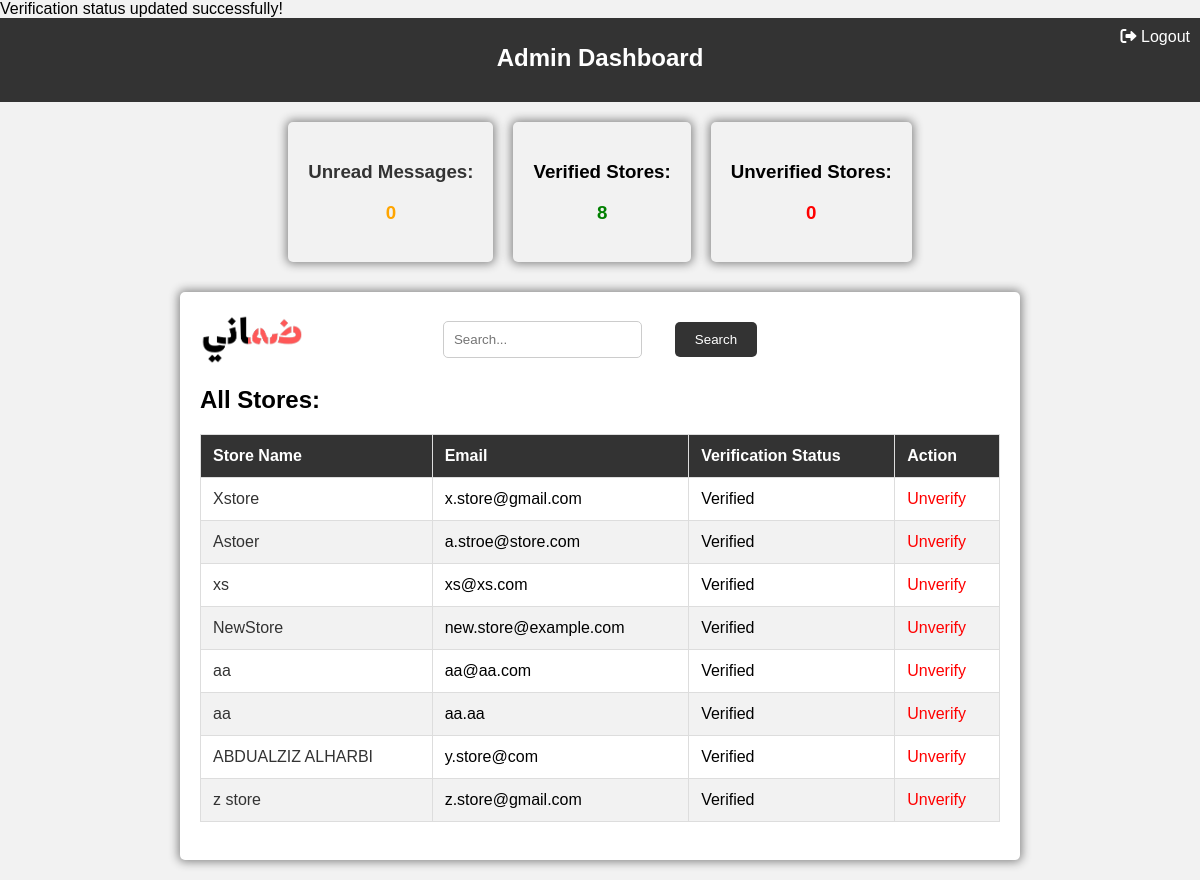
Page /admin_dashboard.php?store_id=5&action=unverify (signed in) on the committed database.
### tables this page shows
CREATE TABLE `stores` (
  `store_id` int(6) UNSIGNED NOT NULL,
  `name` varchar(30) NOT NULL,
  `email` varchar(50) NOT NULL,
  `password` varchar(255) NOT NULL,
  `verified` tinyint(1) NOT NULL DEFAULT 0
);

### admin_dashboard.php (the view, shortened to what this page needs)
<?php
$db = mysqli_connect('localhost', 'root', '', 'd-project');
$searchQuery = '';
$result = mysqli_query($db, "SELECT store_id, name, email, verified FROM stores" . $searchQuery);
$unreadCountResult = mysqli_query($db, "SELECT COUNT(*) AS unread_count FROM messages WHERE status = 0");
$unreadCountRow = mysqli_fetch_assoc($unreadCountResult);
$unreadCount = $unreadCountRow['unread_count'];
$verifiedStoresResult = mysqli_query($db, "SELECT COUNT(*) AS verified_count FROM stores WHERE verified = 1");
$verifiedStoresRow = mysqli_fetch_assoc($verifiedStoresResult);
$verifiedCount = $verifiedStoresRow['verified_count'];
$unverifiedStoresResult = mysqli_query($db, "SELECT COUNT(*) AS unverified_count FROM stores WHERE verified = 0");
$unverifiedStoresRow = mysqli_fetch_assoc($unverifiedStoresResult);
$unverifiedCount = $unverifiedStoresRow['unverified_count'];
?>
<!DOCTYPE html>
<html lang="en">
<head>
    <link rel="stylesheet" href="https://cdnjs.cloudflare.com/ajax/libs/font-awesome/6.0.0-beta3/css/all.min.css">
    <link rel="stylesheet" href="css/admin_dashboard.css">
</head>
<body>
    <header>
        <a href="admin_logout.php" class="logout-link">
            <i class="fas fa-sign-out-alt"></i> Logout
        </a>
        <h1>Admin Dashboard</h1>
    </header>
    <div class="d-container">
    <div class="container square">
        <a href="messages.php" >
        <h3>Unread Messages: </h3>
        <h3 style="color: orange;"><?php echo $unreadCount; ?></h3>
        </a>
    </div>
    <div class="container square">
        <h3>Verified Stores:</h3>
        <h3 style="color: green;"><?php echo $verifiedCount; ?></h3>
    </div>
    <div class="container square">
        <h3>Unverified Stores:</h3>
        <h3 style="color: red;"> <?php echo $unverifiedCount; ?></h3>
    </div>
</div>
    <div class="container">
        <form action="admin_dashboard.php" method="get">
        <img src="img/logo.png"class="custom-logo">
        <br><br><br>
            <input type="text" name="search" placeholder="Search..." value="<?php echo (isset($_GET['search']) ? $_GET['search'] : ''); ?>">
            <button type="submit">Search</button><br><br><br>
        </form>
        <h2>All Stores:</h2>
        <table>
            <thead>
                <tr>
                    <th>Store Name</th>
                    <th>Email</th>
                    <th>Verification Status</th>
                    <th>Action</th>
                </tr>
            </thead>
            <tbody>
                <?php while ($row = mysqli_fetch_assoc($result)) { ?>
                    <tr>
                        <td><a href='store_warranties.php?store_id=<?php echo $row['store_id']; ?>'><?php echo $row['name']; ?></a></td>
                        <td><?php echo $row['email']; ?></td>
                        <td><?php echo ($row['verified'] ? "Verified" : "Not Verified"); ?></td>
                        <td>
                            <?php
                            if ($row['verified']) {
                                echo "<a href='admin_dashboard.php?store_id=" . $row['store_id'] . "&action=unverify' style='color: red;'>Unverify</a>";
                            } else {
                                echo "<a href='admin_dashboard.php?store_id=" . $row['store_id'] . "&action=verify' style='color: green;'>Verify</a>";
                            }
                            ?>
                        </td>
                    </tr>
                <?php } ?>
            </tbody>
        </table>
        <br>
    </div>
</body>
</html>

### css/admin_dashboard.css (style rules this page uses)
body { font-family: Arial, sans-serif; margin: 0; padding: 0; background-color: #f2f2f2; }
header { background-color: #333; color: white; text-align: center; padding: 10px; position: relative; }
a.logout-link { position: absolute; top: 10px; right: 10px; text-decoration: none; color: white; }
.container { max-width: 800px; margin: 20px auto; background-color: white; padding: 20px; border-radius: 5px; box-shadow: 0px 0px 10px 2px #888888; }
h1 { font-size: 24px; font-weight: bold; margin-bottom: 20px; }
table { width: 100%; border-collapse: collapse; margin-top: 20px; }
table, th, td { border: 1px solid #ddd; }
th, td { padding: 12px; text-align: left; }
th { background-color: #333; color: white; }
tr:nth-child(even) { background-color: #f2f2f2; }
form { display: flex; justify-content: space-between; align-items: center; margin-bottom: 20px; }
input[type="text"] { padding: 10px; border: 1px solid #ccc; border-radius: 5px; margin-right: 10px; }
button { background-color: #333; color: white; border: none; border-radius: 5px; padding: 10px 20px; cursor: pointer; margin-left: -220px; }
a { text-decoration: none; color: #333; }

### admin_dashboard.php (style rules this page uses)
body { font-family: Arial, sans-serif; margin: 0; padding: 0; background-color: #f2f2f2; }
header { background-color: #333; color: white; text-align: center; padding: 10px; position: relative; }
a.logout-link { position: absolute; top: 10px; right: 10px; text-decoration: none; color: white; }
.container { max-width: 800px; margin: 20px auto; background-color: white; padding: 20px; border-radius: 5px; box-shadow: 0px 0px 10px 2px #888888; }
h1 { font-size: 24px; font-weight: bold; margin-bottom: 20px; }
table { width: 100%; border-collapse: collapse; margin-top: 20px; }
table, th, td { border: 1px solid #ddd; }
th, td { padding: 12px; text-align: left; }
th { background-color: #333; color: white; }
tr:nth-child(even) { background-color: #f2f2f2; }
form { display: flex; justify-content: space-between; align-items: center; margin-bottom: 20px; }
input[type="text"] { padding: 10px; border: 1px solid #ccc; border-radius: 5px; margin-right: 10px; }
button { background-color: #333; color: white; border: none; border-radius: 5px; padding: 10px 20px; cursor: pointer; margin-left: -220px; }
a { text-decoration: none; color: #333; }
.d-container { display: flex; justify-content: center; align-items: center; gap: 0; margin-top: 10px; }
.container.square { background-color: #f2f2f2; margin: 10px; text-align: center; }

### rows in the picture
stores: name "Xstore", email "x.store@gmail.com", verified "Verified"
stores: name "Astoer", email "a.stroe@store.com", verified "Verified"
stores: name "xs", email "xs@xs.com", verified "Verified"
stores: name "NewStore", email "new.store@example.com", verified "Verified"
stores: name "aa", email "aa@aa.com", verified "Verified"
stores: name "aa", email "aa.aa", verified "Verified"
stores: name "ABDUALZIZ ALHARBI", email "y.store@com", verified "Verified"
stores: name "z store", email "z.store@gmail.com", verified "Verified"

### other values in the picture
$unreadCount "0"
$verifiedCount "8"
$unverifiedCount "0"
